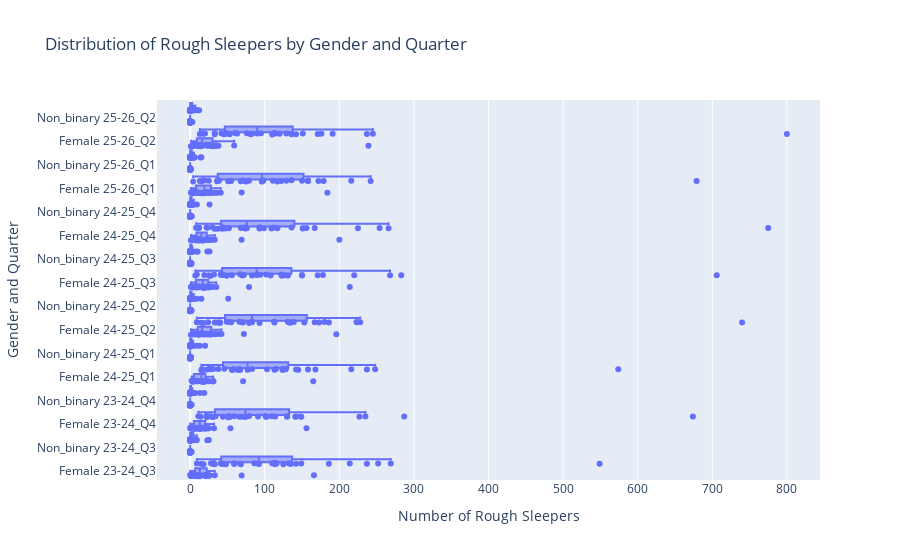

The cell this chart's notebook holds for it:
### Markdown cell above
### Interactive Horizontal Distribution Chart of Rough Sleepers

### Code cell
# Distribution of rough sleepers by gender
import plotly.express as px
# Melt the wide-format gender dataframe into long format
m = gen_rs_new.melt(id_vars=['Area'], var_name='var', value_name='Count')
# Ensure Count is numeric and drop missing values
m['Count'] = pd.to_numeric(m['Count'], errors='coerce')
m = m.dropna(subset=['Count'])
# Extract Gender and Quarter from the variable name (e.g. 'Female_23-24_Q3')
m[['Gender','Quarter']] = m['var'].str.extract(r'(?P<Gender>.+)_(?P<Quarter>\d{2}-\d{2}_Q\d)')
# Create a combined label for the y-axis: Gender and Quarter
m['Gender and Quarter'] = m['Gender'].str.strip() + ' ' + m['Quarter']
# Order the quarters if present
quarter_order = ['23-24_Q3','23-24_Q4','24-25_Q1','24-25_Q2','24-25_Q3','24-25_Q4','25-26_Q1','25-26_Q2']
m['Gender and Quarter'] = pd.Categorical(m['Gender and Quarter'], categories=[g + ' ' + q for q in quarter_order for g in m['Gender'].unique()] , ordered=False)
# Create horizontal box plot: x = numeric Count, y = Gender + Quarter
fig = px.box(m, x='Count', y='Gender and Quarter', orientation='h',
            title='Distribution of Rough Sleepers by Gender and Quarter',
            labels={'Count':'Number of Rough Sleepers', 'Gender and Quarter':'Gender and Quarter'},
            points='all')
fig.update_layout(yaxis={'automargin': True})
fig.show()

### Figure 1 — Plotly figure (JSON) as saved in the notebook; plotly's stock layout.template omitted (floating-point values rounded to 4 significant figures; data arrays with more than 128 entries replaced by an {"elided": "..."} marker saying what was removed)
{"data": [{"alignmentgroup": "True", "boxpoints": "all", "hovertemplate": "Number of Rough Sleepers=%{x}<br>Gender and Quarter=%{y}<extra></extra>", "legendgroup": "", "marker": {"color": "#636efa"}, "name": "", "notched": false, "offsetgroup": "", "orientation": "h", "showlegend": false, "type": "box", "x": {"elided": "1056 int values"}, "x0": " ", "xaxis": "x", "y": {"elided": "1056 str values"}, "y0": " ", "yaxis": "y"}], "layout": {"boxmode": "group", "legend": {"tracegroupgap": 0}, "title": {"text": "Distribution of Rough Sleepers by Gender and Quarter"}, "xaxis": {"anchor": "y", "domain": [0, 1], "title": {"text": "Number of Rough Sleepers"}}, "yaxis": {"anchor": "x", "automargin": true, "domain": [0, 1], "title": {"text": "Gender and Quarter"}}}}
